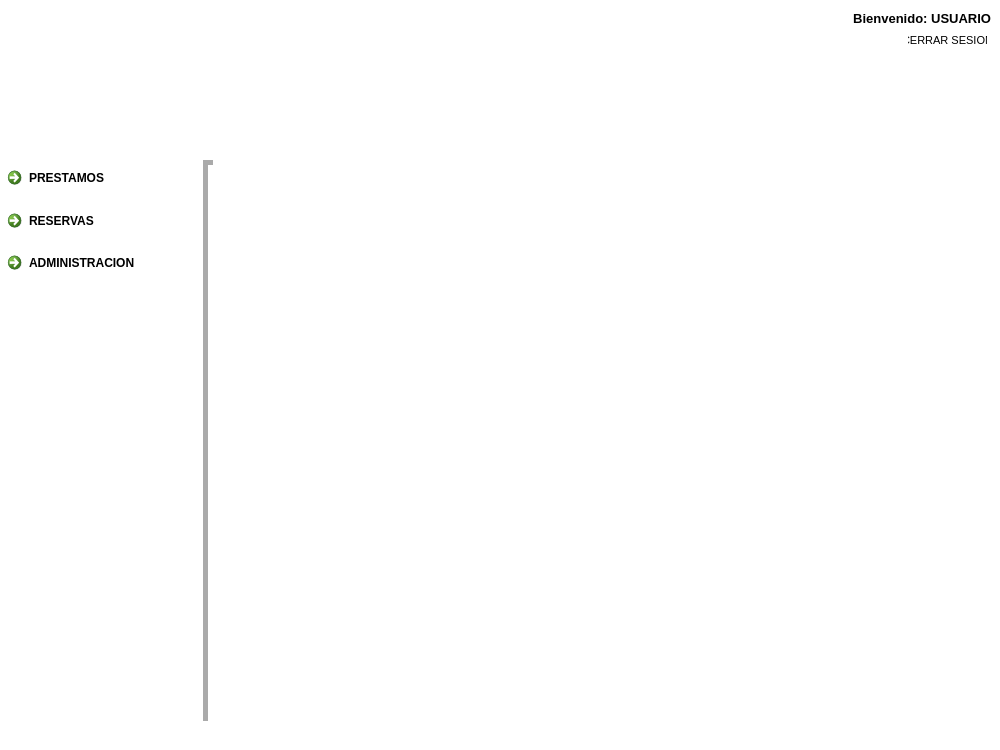
<?xml version="1.0" encoding="UTF-8"?>
<ui version="4.0">
 <class>CetiSystemDialog</class>
 <widget class="QDialog" name="CetiSystemDialog">
  <property name="geometry">
   <rect>
    <x>0</x>
    <y>0</y>
    <width>1000</width>
    <height>750</height>
   </rect>
  </property>
  <property name="windowTitle">
   <string>CETI: Sistema de Prestamos</string>
  </property>
  <property name="styleSheet">
   <string notr="true">background-color: rgb(255, 255, 255);</string>
  </property>
  <widget class="QLabel" name="label">
   <property name="geometry">
    <rect>
     <x>5</x>
     <y>5</y>
     <width>200</width>
     <height>132</height>
    </rect>
   </property>
   <property name="text">
    <string/>
   </property>
   <property name="pixmap">
    <pixmap>../images/logoCeti.png</pixmap>
   </property>
  </widget>
  <widget class="QStackedWidget" name="stackedWidgetMain">
   <property name="geometry">
    <rect>
     <x>230</x>
     <y>159</y>
     <width>770</width>
     <height>590</height>
    </rect>
   </property>
   <property name="currentIndex">
    <number>0</number>
   </property>
   <widget class="QWidget" name="pageAdmin"/>
  </widget>
  <widget class="QLabel" name="label_2">
   <property name="geometry">
    <rect>
     <x>250</x>
     <y>10</y>
     <width>741</width>
     <height>17</height>
    </rect>
   </property>
   <property name="font">
    <font>
     <pointsize>10</pointsize>
     <weight>75</weight>
     <bold>true</bold>
    </font>
   </property>
   <property name="layoutDirection">
    <enum>Qt::LeftToRight</enum>
   </property>
   <property name="text">
    <string>Bienvenido: USUARIO</string>
   </property>
   <property name="alignment">
    <set>Qt::AlignRight|Qt::AlignTrailing|Qt::AlignVCenter</set>
   </property>
  </widget>
  <widget class="QWidget" name="layoutWidget">
   <property name="geometry">
    <rect>
     <x>0</x>
     <y>160</y>
     <width>170</width>
     <height>122</height>
    </rect>
   </property>
   <layout class="QGridLayout" name="gridLayoutLinks">
    <item row="1" column="0">
     <widget class="QCommandLinkButton" name="linkReservas">
      <property name="text">
       <string>RESERVAS</string>
      </property>
     </widget>
    </item>
    <item row="0" column="0">
     <widget class="QCommandLinkButton" name="linkPrestamos">
      <property name="text">
       <string>PRESTAMOS</string>
      </property>
     </widget>
    </item>
    <item row="2" column="0">
     <widget class="QCommandLinkButton" name="linkAdmin">
      <property name="text">
       <string>ADMINISTRACION</string>
      </property>
     </widget>
    </item>
   </layout>
  </widget>
  <widget class="QPushButton" name="pushButtonHidden">
   <property name="geometry">
    <rect>
     <x>10</x>
     <y>710</y>
     <width>0</width>
     <height>0</height>
    </rect>
   </property>
   <property name="text">
    <string/>
   </property>
  </widget>
  <widget class="Line" name="line">
   <property name="geometry">
    <rect>
     <x>200</x>
     <y>160</y>
     <width>16</width>
     <height>561</height>
    </rect>
   </property>
   <property name="styleSheet">
    <string notr="true"/>
   </property>
   <property name="frameShadow">
    <enum>QFrame::Sunken</enum>
   </property>
   <property name="lineWidth">
    <number>5</number>
   </property>
   <property name="orientation">
    <enum>Qt::Vertical</enum>
   </property>
  </widget>
  <widget class="QPushButton" name="pushButtonLogout">
   <property name="geometry">
    <rect>
     <x>907</x>
     <y>30</y>
     <width>81</width>
     <height>21</height>
    </rect>
   </property>
   <property name="font">
    <font>
     <pointsize>8</pointsize>
    </font>
   </property>
   <property name="text">
    <string>CERRAR SESION</string>
   </property>
   <property name="flat">
    <bool>true</bool>
   </property>
  </widget>
  <zorder>layoutWidget</zorder>
  <zorder>label</zorder>
  <zorder>stackedWidgetMain</zorder>
  <zorder>label_2</zorder>
  <zorder>pushButtonHidden</zorder>
  <zorder>line</zorder>
  <zorder>pushButtonLogout</zorder>
 </widget>
 <tabstops>
  <tabstop>pushButtonHidden</tabstop>
  <tabstop>linkPrestamos</tabstop>
  <tabstop>linkReservas</tabstop>
  <tabstop>linkAdmin</tabstop>
 </tabstops>
 <resources/>
 <connections/>
</ui>
